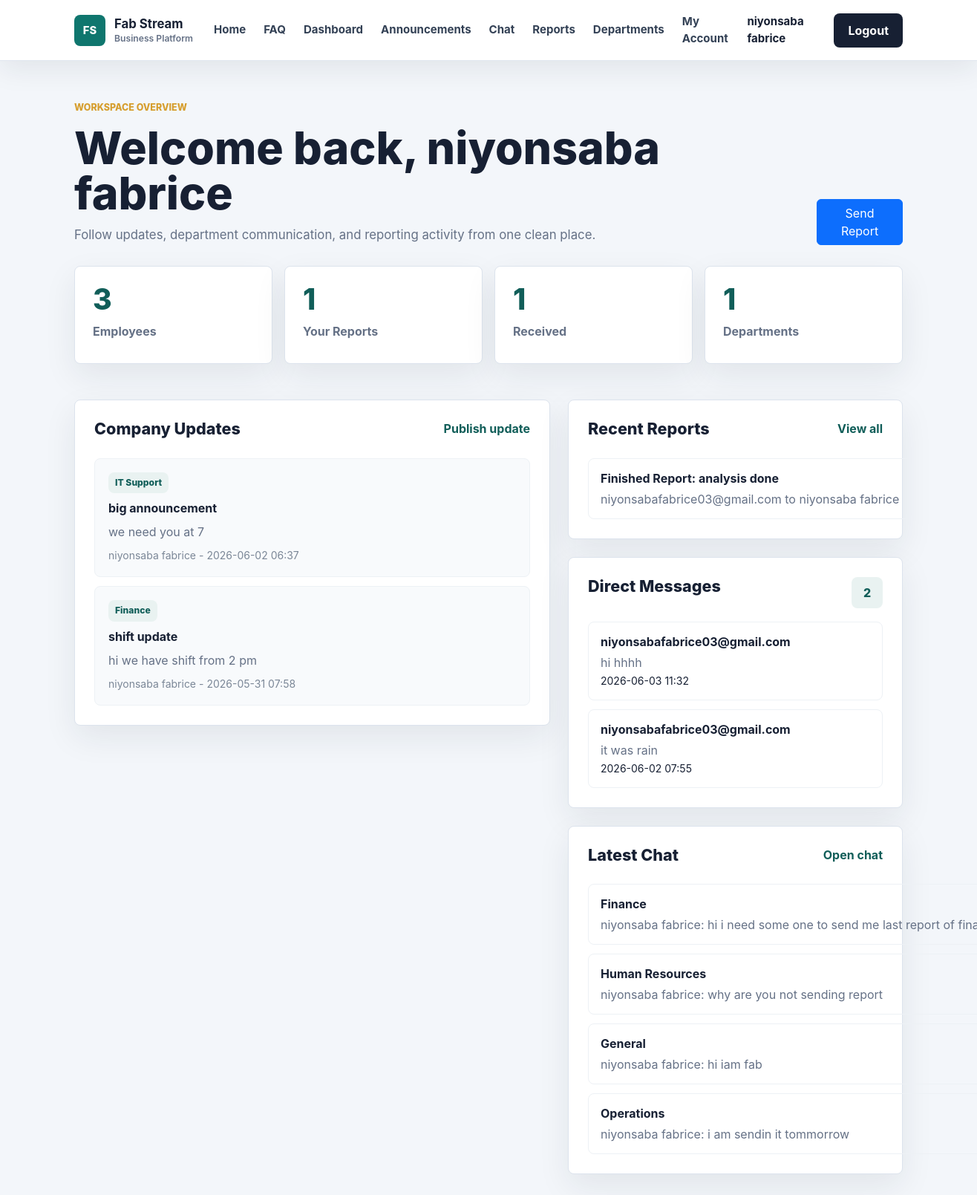
The page /dashboard (signed in) on the database its author committed.
### app/models.py (models this page shows, shortened)
class User(db.Model, UserMixin):
    id = db.Column(db.Integer, primary_key=True)
    username = db.Column(db.String(100), unique=True, nullable=False)
    email = db.Column(db.String(120), unique=True, nullable=False)
    password = db.Column(db.String(200), nullable=False)
    role = db.Column(db.String(20), default='employee')
    full_name = db.Column(db.String(120), nullable=True)
    employee_number = db.Column(db.String(40), unique=True, nullable=True)
    phone = db.Column(db.String(40), nullable=True)
    department = db.Column(db.String(80), nullable=True)
    position = db.Column(db.String(100), nullable=True)
    hire_date = db.Column(db.String(20), nullable=True)

class CompanyUpdate(db.Model):
    id = db.Column(db.Integer, primary_key=True)
    title = db.Column(db.String(150), nullable=False)
    body = db.Column(db.Text, nullable=False)
    department = db.Column(db.String(80), default='Company-wide')
    created_at = db.Column(db.DateTime, default=datetime.utcnow)
    author_id = db.Column(db.Integer, db.ForeignKey('user.id'), nullable=False)
    author = db.relationship('User', backref='company_updates')

class ReportDocument(db.Model):
    id = db.Column(db.Integer, primary_key=True)
    title = db.Column(db.String(150), nullable=False)
    message = db.Column(db.Text, nullable=True)
    original_filename = db.Column(db.String(255), nullable=False)
    stored_filename = db.Column(db.String(255), nullable=False)
    status = db.Column(db.String(30), default='Sent')
    created_at = db.Column(db.DateTime, default=datetime.utcnow)
    sender_id = db.Column(db.Integer, db.ForeignKey('user.id'), nullable=True)
    recipient_id = db.Column(db.Integer, db.ForeignKey('user.id'), nullable=False)
    sender = db.relationship('User', foreign_keys=[sender_id], backref='sent_reports')
    recipient = db.relationship('User', foreign_keys=[recipient_id], backref='received_reports')

class DirectMessage(db.Model):
    id = db.Column(db.Integer, primary_key=True)
    body = db.Column(db.Text, nullable=False)
    original_filename = db.Column(db.String(255), nullable=True)
    stored_filename = db.Column(db.String(255), nullable=True)
    created_at = db.Column(db.DateTime, default=datetime.utcnow)
    read_at = db.Column(db.DateTime, nullable=True)
    sender_id = db.Column(db.Integer, db.ForeignKey('user.id'), nullable=False)
    recipient_id = db.Column(db.Integer, db.ForeignKey('user.id'), nullable=False)
    sender = db.relationship('User', foreign_keys=[sender_id], backref='sent_direct_messages')
    recipient = db.relationship('User', foreign_keys=[recipient_id], backref='received_direct_messages')

class ChatMessage(db.Model):
    id = db.Column(db.Integer, primary_key=True)
    department = db.Column(db.String(80), default='General')
    body = db.Column(db.Text, nullable=False)
    original_filename = db.Column(db.String(255), nullable=True)
    stored_filename = db.Column(db.String(255), nullable=True)
    media_type = db.Column(db.String(20), nullable=True, default='file')
    created_at = db.Column(db.DateTime, default=datetime.utcnow)
    user_id = db.Column(db.Integer, db.ForeignKey('user.id'), nullable=False)
    user = db.relationship('User', backref='chat_messages')

### app/routes.py (the view)
@routes.route('/dashboard')
@login_required
def dashboard():
    if is_admin():
        visible_reports = ReportDocument.query
        employees_count = User.query.count()
    else:
        visible_reports = ReportDocument.query.filter(
            (ReportDocument.sender_id == current_user.id) |
            (ReportDocument.recipient_id == current_user.id)
        )
        employees_count = 1
    today = date.today()
    attendance = Attendance.query.filter_by(user_id=current_user.id, date=today).first()
    unread_notifications = Notification.query.filter_by(user_id=current_user.id, is_read=False).count()
    stats = {
        'employees': employees_count,
        'reports': visible_reports.count(),
        'received': ReportDocument.query.filter_by(recipient_id=current_user.id).count(),
        'departments': len(department_names()),
        'unread_notifications': unread_notifications
    }
    updates = CompanyUpdate.query.order_by(CompanyUpdate.created_at.desc()).limit(5).all()
    reports = visible_reports.order_by(ReportDocument.created_at.desc()).limit(5).all()
    messages = ChatMessage.query.order_by(ChatMessage.created_at.desc()).limit(4).all()
    direct_messages = DirectMessage.query.filter_by(recipient_id=current_user.id).order_by(DirectMessage.created_at.desc()).limit(5).all()
    return render_template('dashboard.html', stats=stats, updates=updates, reports=reports, messages=messages, direct_messages=direct_messages, is_admin=is_admin(), attendance=attendance)

### app/templates/dashboard.html (shortened to what this page needs)
{% extends 'base.html' %}
{% block content %}
<section class="app-page">
    <div class="container">
        <div class="app-header">
            <div>
                <p class="section-kicker">Workspace overview</p>
                <h1>Welcome back, {{ current_user.username }}</h1>
                <p>Follow updates, department communication, and reporting activity from one clean place.</p>
            </div>
            {% if is_admin %}
                <a href="{{ url_for('routes.reports') }}" class="btn btn-primary">Send Report</a>
            {% else %}
                <a href="{{ url_for('routes.employee_detail', employee_id=current_user.id) }}" class="btn btn-primary">Review Account</a>
            {% endif %}
        </div>
        <div class="stat-grid">
            <div class="stat-card">
                <span>{{ stats.employees }}</span>
                <strong>Employees</strong>
            </div>
            <div class="stat-card">
                <span>{{ stats.reports }}</span>
                <strong>Your Reports</strong>
            </div>
            <div class="stat-card">
                <span>{{ stats.received }}</span>
                <strong>Received</strong>
            </div>
            <div class="stat-card">
                <span>{{ stats.departments }}</span>
                <strong>Departments</strong>
            </div>
        </div>
        <div class="row g-4 mt-1">
            <div class="col-lg-7">
                <div class="work-panel">
                    <div class="panel-title">
                        <h2>Company Updates</h2>
                        <a href="{{ url_for('routes.manager_dashboard') }}">Publish update</a>
                    </div>
                    <div class="activity-list">
                        {% for update in updates %}
                            <article class="activity-item">
                                <span>{{ update.department }}</span>
                                <strong>{{ update.title }}</strong>
                                <p>{{ update.body }}</p>
                                <small>{{ update.author.username }} - {{ update.created_at.strftime('%Y-%m-%d %H:%M') }}</small>
                            </article>
                        {% else %}
                            <div class="empty-state">
                                <strong>No updates yet.</strong>
                                <span>Use the manager page to publish the first company update.</span>
                            </div>
                        {% endfor %}
                    </div>
                </div>
            </div>
            <div class="col-lg-5">
                {% if is_admin %}
                    <div class="work-panel">
                        <div class="panel-title">
                            <h2>Recent Reports</h2>
                            <a href="{{ url_for('routes.reports') }}">View all</a>
                        </div>
                        <div class="compact-list">
                            {% for report in reports %}
                                <a href="{{ url_for('routes.download_report', report_id=report.id) }}">
                                    <strong>{{ report.title }}</strong>
                                    <span>{{ report.sender.username if report.sender else 'System' }} to {{ report.recipient.username }}</span>
                                </a>
                            {% else %}
                                <div class="empty-state">
                                    <strong>No reports yet.</strong>
                                    <span>Send a document from the reports page.</span>
                                </div>
                            {% endfor %}
                        </div>
                    </div>
                {% endif %}
                <div class="work-panel mt-4">
                    <div class="panel-title">
                        <h2>Direct Messages</h2>
                        <span class="report-count">{{ direct_messages|length }}</span>
                    </div>
                    <div class="compact-list">
                        {% for message in direct_messages %}
                            <div class="compact-list-item">
                                <strong>{{ message.sender.username }}</strong>
                                <span>{{ message.body }}</span>
                                <small>{{ message.created_at.strftime('%Y-%m-%d %H:%M') }}</small>
                            </div>
                        {% else %}
                            <div class="empty-state">
                                <strong>No direct messages.</strong>
                                <span>Messages from admin will appear here.</span>
                            </div>
                        {% endfor %}
                    </div>
                </div>
                {% if is_admin %}
                    <div class="work-panel mt-4">
                        <div class="panel-title">
                            <h2>Latest Chat</h2>
                            <a href="{{ url_for('routes.chat') }}">Open chat</a>
                        </div>
                        <div class="compact-list">
                            {% for message in messages %}
                                <a href="{{ url_for('routes.chat', department=message.department) }}">
                                    <strong>{{ message.department }}</strong>
                                    <span>{{ message.user.username }}: {{ message.body }}</span>
                                </a>
                            {% else %}
                                <div class="empty-state">
                                    <strong>No chat messages.</strong>
                                    <span>Start a department conversation.</span>
                                </div>
                            {% endfor %}
                        </div>
                    </div>
                {% endif %}
            </div>
        </div>
    </div>
</section>
{% endblock %}

### app/templates/base.html (shortened to what this page needs)
<!DOCTYPE html>
<html lang="en">
<head>
    <link href="https://cdn.jsdelivr.net/npm/bootstrap@5.3.0/dist/css/bootstrap.min.css" rel="stylesheet">
    <link rel="stylesheet" href="{{ url_for('static', filename='css/style.css') }}">
</head>
<body>
<nav class="navbar navbar-expand-lg site-navbar sticky-top">
    <div class="container">
        <a class="navbar-brand brand-mark" href="{{ url_for('routes.home') }}">
            <span class="brand-icon">FS</span>
            <span>
                <strong>Fab Stream</strong>
                <small>Business Platform</small>
            </span>
        </a>
        <div class="collapse navbar-collapse" id="navbarNav">
            <ul class="navbar-nav ms-auto align-items-lg-center">
                <li class="nav-item">
                    <a class="nav-link" href="{{ url_for('routes.home') }}">Home</a>
                </li>
                <li class="nav-item">
                    <a class="nav-link" href="{{ url_for('routes.home') }}#faq">FAQ</a>
                </li>
                <li class="nav-item">
                    <a class="nav-link" href="{{ url_for('routes.dashboard') }}">Dashboard</a>
                </li>
                <li class="nav-item">
                    <a class="nav-link" href="{{ url_for('routes.manager_dashboard') }}">Announcements</a>
                </li>
                {% if current_user.is_authenticated %}
                    {% if current_user.role in ['admin', 'manager'] %}
                        <li class="nav-item">
                            <a class="nav-link" href="{{ url_for('routes.chat') }}">Chat</a>
                        </li>
                        <li class="nav-item">
                            <a class="nav-link" href="{{ url_for('routes.reports') }}">Reports</a>
                        </li>
                        <li class="nav-item">
                            <a class="nav-link" href="{{ url_for('routes.departments') }}">Departments</a>
                        </li>
                    {% endif %}
                    <li class="nav-item">
                        <a class="nav-link" href="{{ url_for('routes.employee_detail', employee_id=current_user.id) }}">My Account</a>
                    </li>
                    <li class="nav-item">
                        <span class="nav-link nav-user">{{ current_user.username }}</span>
                    </li>
                    <li class="nav-item">
                        <a class="btn nav-cta ms-lg-2" href="{{ url_for('routes.logout') }}">
                            Logout
                        </a>
                    </li>
                {% endif %}
            </ul>
        </div>
    </div>
</nav>
<main>
    {% block content %}{% endblock %}
</main>
</body>
</html>

### rows shown on the page
User: username "niyonsaba fabrice"
CompanyUpdate: department "IT Support", title "big announcement", body "we need you at 7", author.username "niyonsaba fabrice", created_at "2026-06-02 06:37"
CompanyUpdate: department "Finance", title "shift update", body "hi we have shift from 2 pm", author.username "niyonsaba fabrice", created_at "2026-05-31 07:58"
ReportDocument: title "Finished Report: analysis done", sender "niyonsabafabrice03@gmail.com", recipient.username "niyonsaba fabrice"
DirectMessage: sender.username "niyonsabafabrice03@gmail.com", body "hi hhhh", created_at "2026-06-03 11:32"
DirectMessage: sender.username "niyonsabafabrice03@gmail.com", body "it was rain", created_at "2026-06-02 07:55"
ChatMessage: department "Finance", user.username "niyonsaba fabrice", body "hi i need some one to send me last report of…"
ChatMessage: department "Human Resources", user.username "niyonsaba fabrice", body "why are you not sending report"
ChatMessage: department "General", user.username "niyonsaba fabrice", body "hi iam fab"
ChatMessage: department "Operations", user.username "niyonsaba fabrice", body "i am sendin it tommorrow"

### other values the page prints
{{ stats.employees }} "3"
{{ stats.reports }} "1"
{{ stats.received }} "1"
{{ stats.departments }} "1"
{{ direct_messages|length }} "2"
